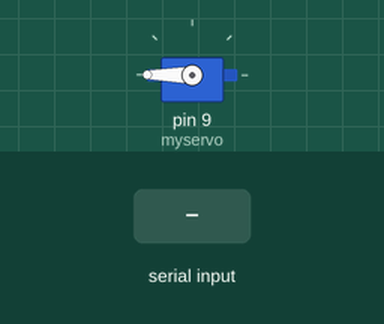
Recording of a sketch running on a simulated Arduino Uno, built with avr-gcc and run on an emulated ATmega328P. Shown: servo. The test bench sets the inputs (shaded band).

Above: at 1.2 s.
1.3 s: "1" received over Serial
At 1.7 s:
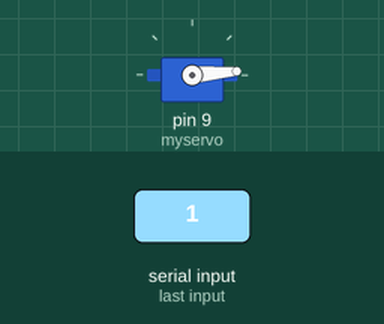
2.8 s: "2" received over Serial
At 3.6 s:
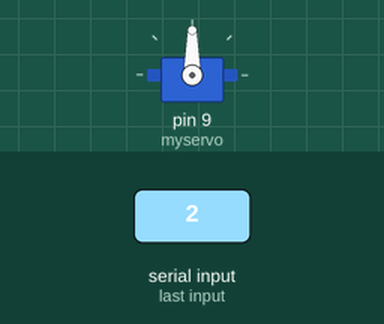
Timing chart, 0 to 5.8 s (numbered marks = the images above; inputs shaded):
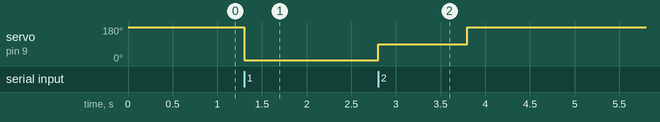

The sketch:

Arduino.ino
```cpp
#include <Servo.h>

Servo myservo;
int pos = 180;  // Initialize servo position
int previous_command = 0;

void setup() {
  Serial.begin(9600);
  myservo.attach(9);  // Servo control on digital pin 9
  myservo.write(pos);
}

void loop() {
  if (Serial.available() > 0) {
    char command = Serial.read();

    if (command == '0') {
      // Do nothing (servo stays in the current position)
    } else if (command == '1') {
      if (previous_command == 2){
        myservo.write(90);
        delay(1000);
      }
      pos = 5;
      myservo.write(pos);
      previous_command = 1;
      delay(1000);
    } else if (command == '2') {
      if (previous_command == 1){
        myservo.write(90);
        delay(1000);
      }
      pos = 180;
      myservo.write(pos);
      previous_command = 2;
      delay(1000);
    }
  }
}
```

Measured:
- after the input at 1.3 s, servo on pin 9 (myservo): 180° → 5° at once
- after the input at 2.8 s, servo on pin 9 (myservo): 5° → 90° at once, → 180° 1.0 s later
